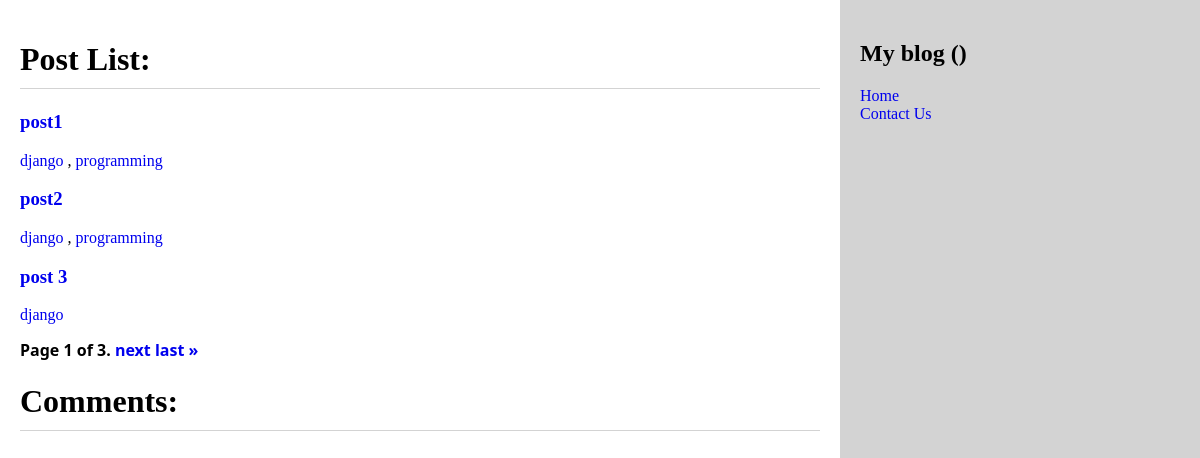
The page / on the database its author committed.
### blog/models.py (models this page shows, shortened)
class Post(models.Model):
    STATUS_CHOICES = (
        ("draft", "Draft"),
        ("published", "Published"),
    )
    title = models.CharField(max_length=250, unique=True)
    slug = models.SlugField(max_length=250, unique=True)
    author = models.ForeignKey(User, on_delete=models.CASCADE)
    body = models.TextField()
    created_date = models.DateTimeField(auto_now_add=True)
    status = models.CharField(max_length=10, choices=STATUS_CHOICES, default="draft")
    tags = TaggableManager()
    def get_absolute_url(self):
        return reverse('post_detail', args=[self.created_date.year,
                                            self.created_date.strftime('%m'),
                                            self.created_date.strftime('%d'),
                                            self.slug])

### blog/views.py (the view)
# urls.py: path('', views.post_list, name='index'),
def post_list(request, tag_slug=None):
    if tag_slug:
        tag = get_object_or_404(Tag, slug=tag_slug)
        posts = models.Post.objects.filter(status='published',
                                           tags__in=[tag])
    else:
        posts = models.Post.objects.filter(status='published')
    paginator = Paginator(posts, 3)
    page_number = request.GET.get('page')
    page_obj = paginator.get_page(page_number)
    context = {
          'page_obj': page_obj
    }
    return render(request, 'post_list.html', context=context)

### blog/templates/post_list.html (shortened to what this page needs)
{% extends 'base.html' %}
{% load my_tags %}
{% block content %}
    <h1>Post List:</h1>
    {% for post in page_obj %}
        <div>
            <h3>
                <a href="{{ post.get_absolute_url }}">{{ post.title}}</a>
            </h3>
            {% for tag in post.tags.all %}
                <a href="{% url 'index_tag' tag.slug %}">
                    {{ tag.slug }}
                </a>
                {% if not forloop.last %}, {% endif %}
            {% endfor %}
        </div>
    {% endfor %}
    <div class="pagination">
        <span class="step-links">
            <span class="current">
                Page {{ page_obj.number }} of {{ page_obj.paginator.num_pages }}.
            </span>
            {% if page_obj.has_next %}
                <a href="?page={{ page_obj.next_page_number }}">next</a>
                <a href="?page={{ page_obj.paginator.num_pages }}">last &raquo;</a>
            {% endif %}
        </span>
    </div>
{% endblock %}

### blog/templates/base.html (shortened to what this page needs)
<!DOCTYPE html>
{% load my_tags %}
{% load static %}
<html lang="en">
<head>
    <link href="{% static "/css/styles.css" %}" rel="stylesheet">
</head>
<body>
<div id="container">
    {% block content %}
    {% endblock %}
    <h1>Comments: </h1>
</div>
<div id="sidebar">
    <h2>My blog ({% total_count %})</h2>
    <a href="{% url 'index' %}">Home</a>
    <br/>
    <a href='{% url 'contact_us' %}'>Contact Us</a>
</div>
</body>
</html>

### blog/static/css/styles.css (style rules this page uses)
* { box-sizing:border-box; }
a { text-decoration: none; }
body, html { height: 100%; margin: 0; }
h1 { border-bottom: 1px solid lightgrey; padding-bottom: 10px; }
#container, #sidebar { display: inline-block; float: left; padding: 20px; height: 100%; }
#container { width: 70%; }
#sidebar { width: 30%; background-color: lightgrey; }
.pagination { margin-top: 15px; font-weight: bold; font-family: 'Segoe UI', Tahoma, Geneva, Verdana, sans-serif; }

### rows shown on the page
Post: title "post1"
Tag: slug "django"
Tag: slug "programming"
Post: title "post2"
Post: title "post 3"

### other values the page prints
{{ page_obj.number }} "1"
{{ page_obj.paginator.num_pages }} "3"
